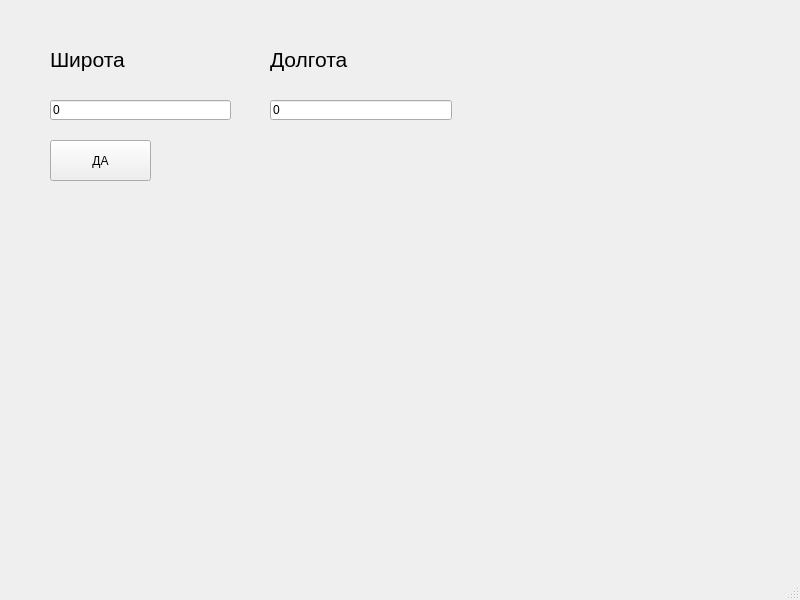
<?xml version="1.0" encoding="UTF-8"?>
<ui version="4.0">
 <class>MainWindow</class>
 <widget class="QMainWindow" name="MainWindow">
  <property name="geometry">
   <rect>
    <x>0</x>
    <y>0</y>
    <width>800</width>
    <height>600</height>
   </rect>
  </property>
  <property name="windowTitle">
   <string>MainWindow</string>
  </property>
  <widget class="QWidget" name="centralwidget">
   <widget class="QPushButton" name="pushButton">
    <property name="geometry">
     <rect>
      <x>50</x>
      <y>140</y>
      <width>101</width>
      <height>41</height>
     </rect>
    </property>
    <property name="text">
     <string>ДА</string>
    </property>
   </widget>
   <widget class="QLineEdit" name="lang">
    <property name="geometry">
     <rect>
      <x>270</x>
      <y>100</y>
      <width>182</width>
      <height>20</height>
     </rect>
    </property>
    <property name="text">
     <string>0</string>
    </property>
   </widget>
   <widget class="QLineEdit" name="lat">
    <property name="geometry">
     <rect>
      <x>50</x>
      <y>100</y>
      <width>181</width>
      <height>20</height>
     </rect>
    </property>
    <property name="text">
     <string>0</string>
    </property>
   </widget>
   <widget class="QLabel" name="label">
    <property name="geometry">
     <rect>
      <x>50</x>
      <y>20</y>
      <width>182</width>
      <height>79</height>
     </rect>
    </property>
    <property name="font">
     <font>
      <pointsize>16</pointsize>
     </font>
    </property>
    <property name="text">
     <string>Широта</string>
    </property>
   </widget>
   <widget class="QLabel" name="label_2">
    <property name="geometry">
     <rect>
      <x>270</x>
      <y>20</y>
      <width>369</width>
      <height>79</height>
     </rect>
    </property>
    <property name="font">
     <font>
      <pointsize>16</pointsize>
     </font>
    </property>
    <property name="text">
     <string>Долгота</string>
    </property>
   </widget>
  </widget>
  <widget class="QMenuBar" name="menubar">
   <property name="geometry">
    <rect>
     <x>0</x>
     <y>0</y>
     <width>800</width>
     <height>21</height>
    </rect>
   </property>
  </widget>
  <widget class="QStatusBar" name="statusbar"/>
 </widget>
 <resources/>
 <connections/>
</ui>
